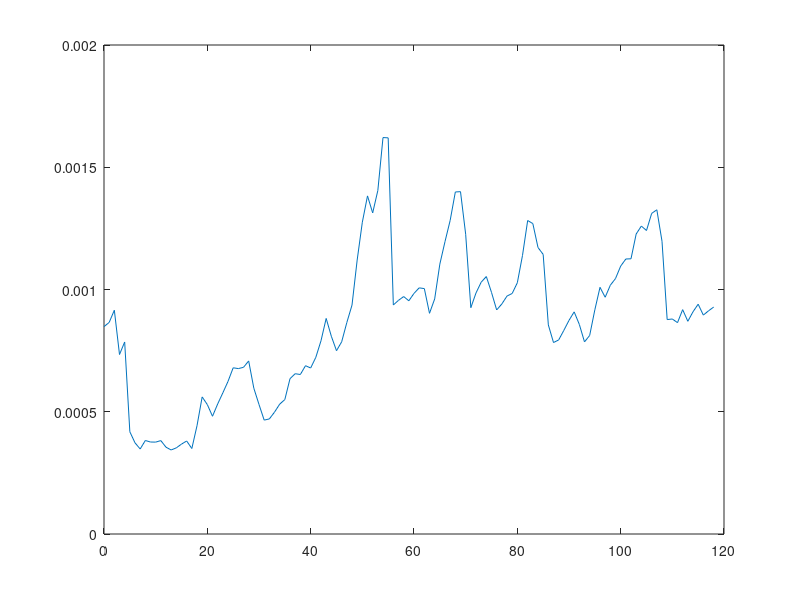
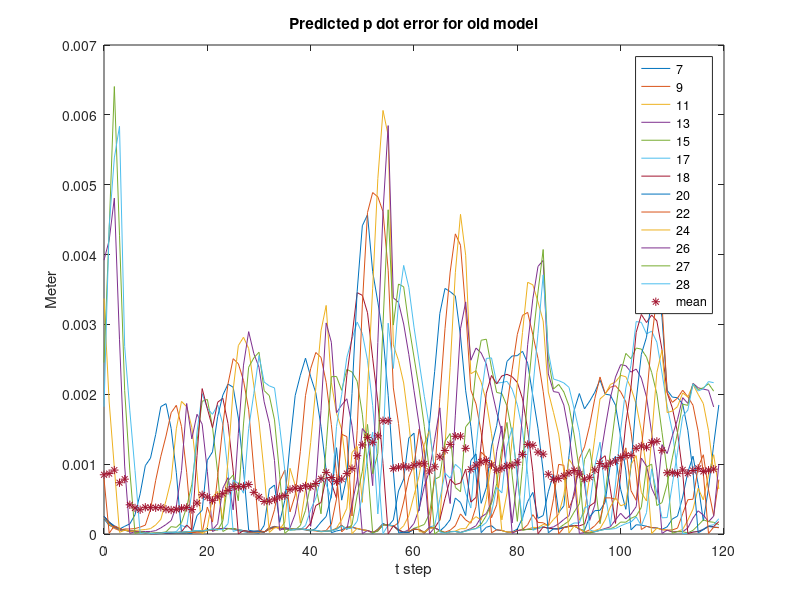
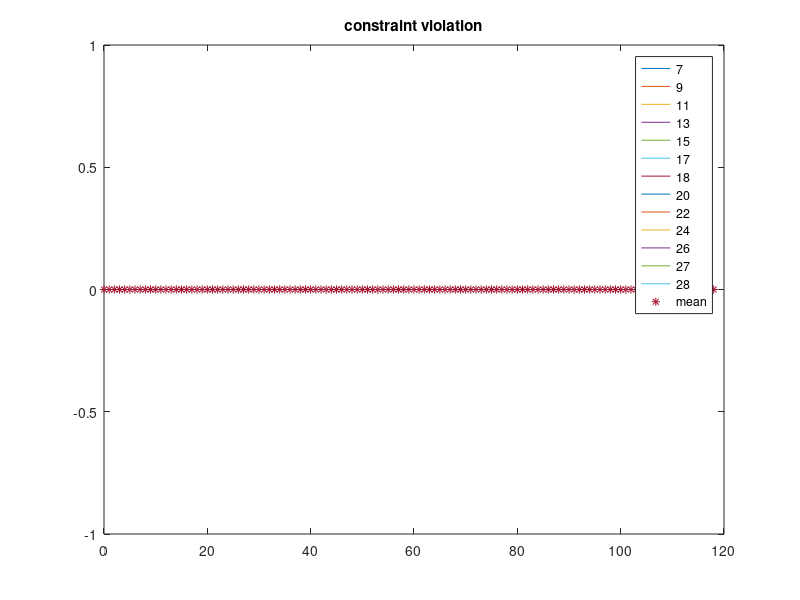

Recreate these plots in MATLAB, in order.
close all

[error_1, error_2, error_3, error_4, error_5, error_6, error_7, error_8,...
    error_9, error_10, error_11, error_12, error_13, error_14, error_15,...
    error_16, error_17, error_18, error_19, error_20, error_21, error_22,...
    error_23, error_24, error_25, error_26, error_27, error_28]...
    = textread('Opposite_D/error_realtime.txt',...
    '%n %n %n %n %n  %n %n %n %n %n  %n %n %n %n %n  %n %n %n %n %n  %n %n %n %n %n  %n %n %n ',...
    'headerlines',1);

[constraint_1, constraint_2, constraint_3, constraint_4, constraint_5,...
    constraint_6, constraint_7, constraint_8, constraint_9, constraint_10,...
    constraint_11, constraint_12, constraint_13, constraint_14, constraint_15,...
    constraint_16, constraint_17, constraint_18, constraint_19, constraint_20,...
    constraint_21, constraint_22, constraint_23, constraint_24, constraint_25,...
    constraint_26, constraint_27, constraint_28]...
    = textread('Opposite_D/constraint_violation.txt',...
    '%n %n %n %n %n  %n %n %n %n %n  %n %n %n %n %n  %n %n %n %n %n  %n %n %n %n %n  %n %n %n ',...
    'headerlines',1);

mean_error_D = [error_2, error_3, error_4, error_5, error_6, error_7, error_8,...
    error_9, error_10, error_11, error_12, error_13, error_14, error_15,...
    error_16, error_17, error_18, error_19, error_20, error_21, error_22,...
    error_23, error_24, error_25, error_26, error_27, error_28];
mean_error_D = mean(mean_error_D,2);

constraint_D = [constraint_1, constraint_2, constraint_3, constraint_4, constraint_5,...
    constraint_6, constraint_7, constraint_8, constraint_9, constraint_10,...
    constraint_11, constraint_12, constraint_13, constraint_14, constraint_15,...
    constraint_16, constraint_17, constraint_18, constraint_19, constraint_20,...
    constraint_21, constraint_22, constraint_23, constraint_24, constraint_25,...
    constraint_26, constraint_27, constraint_28];
constraint_D = mean(constraint_D,2);

begin = 50;
t_D = linspace(0,length(error_1)-1,length(error_1));

ind_D = find(error_2);
ind_D = ind_D(begin:end);

t_D = t_D(ind_D);
t_D = t_D-ones(size(t_D))*t_D(1);

mean_error_D = mean(mean_error_D,2);
figure
plot(t_D,mean_error_D(ind_D))


figure
plot(t_D,error_7(ind_D), t_D,error_9(ind_D), t_D,error_11(ind_D),...
    t_D,error_13(ind_D), t_D, error_15(ind_D), t_D,error_17(ind_D),...
    t_D,error_18(ind_D), t_D,error_20(ind_D), t_D,error_22(ind_D),...
    t_D,error_24(ind_D), t_D, error_26(ind_D), t_D,error_27(ind_D),...
    t_D,error_28(ind_D), t_D,mean_error_D(ind_D),'*')
legend('7', '9', '11','13','15','17','18','20','22',...
    '24', '26', '27', '28','mean')
title('Predicted p dot error for old model')
xlabel('t step')
ylabel('Meter')

figure

plot(t_D,constraint_7(ind_D), t_D,constraint_9(ind_D), t_D,constraint_11(ind_D),...
    t_D, constraint_13(ind_D), t_D,constraint_15(ind_D),t_D,constraint_17(ind_D),...
    t_D, constraint_18(ind_D), t_D,constraint_20(ind_D), t_D,constraint_22(ind_D),...
    t_D,constraint_24(ind_D), t_D,constraint_26(ind_D), t_D,constraint_27(ind_D),... 
    t_D, constraint_28(ind_D), t_D,constraint_D(ind_D), '*')
legend('7', '9', '11','13','15','17','18','20','22',...
    '24', '26', '27', '28','mean')
title('constraint violation')

